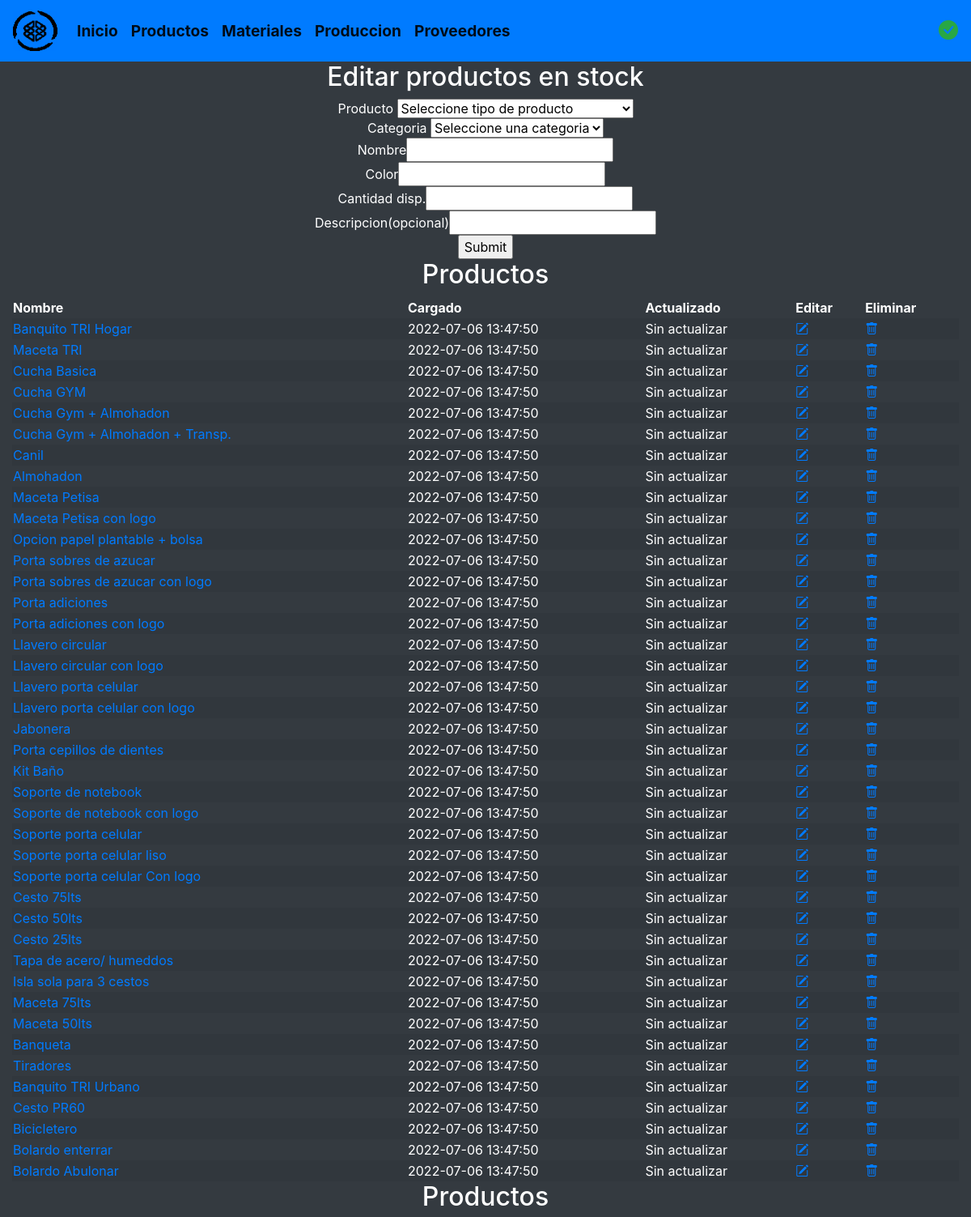
Page /verproducto.php?idproducto=1 (upper part) on the committed database.
### tables this page shows
create table productos(
	id_producto int unsigned auto_increment primary key,
	id_tipo_procesado int unsigned,
	id_categoria int unsigned,
	nomproducto varchar(150) not null,
	creada_el TIMESTAMP DEFAULT CURRENT_TIMESTAMP,
  	actualizada_el TIMESTAMP DEFAULT CURRENT_TIMESTAMP,
	foreign key (id_tipo_procesado) references produccion(id_tipo_procesado),
	foreign key (id_categoria) references categoria(id_categoria)
);

### verproducto.php (the view, shortened to what this page needs)
<!DOCTYPE html>
<html lang="es">
	<?php include "modulos/head.php" ?>
	<body class="bg-dark text-white">
		<?php include "modulos/navheader.php" ?>
			<article class="col">
				<center>
					<?php
						if($_GET) {
					    $id=$_GET['idstock'];
					    $sql_unico='SELECT * FROM productosalmacen WHERE id_stock=?';
					    $gsent_unico = $cnn->prepare($sql_unico);
					    $gsent_unico->execute(array($id));
					    $resultado_unico = $gsent_unico->fetch();
						}
					?>
					<?php if ($_GET): ?>
					<h2>Editar productos en stock</h2>
					<form method="GET" action="editarproducto.php">
						<fieldset>
							Producto
							<select name="a" value="<?php echo $resultado_unico['id_producto']; ?>">
								<option selected hidden disabled> Seleccione tipo de producto</option>
								<?php
									$sql_leer='SELECT * FROM productos';
									$gsent = $cnn->prepare($sql_leer);
									$gsent->execute();
									$resultados = $gsent->fetchAll();
								?>
							</select>
						</fieldset>
						<fieldset>
							Categoria
							<select name="b" value="<?php echo $resultado_unico['id_categoria']; ?>">
								<option selected hidden value="<?php echo $resultado_unico['id_categoria']; ?>" > Seleccione una categoria</option>
							</select>
						</fieldset>
						<fieldset>
							Nombre<input type="text" name="name" value="<?php echo $resultado_unico['nombre']?>">
						</fieldset>
						<fieldset>
							Color<input type="text" name="color" value="<?php echo $resultado_unico['color']?>">
						</fieldset>
						<fieldset>
							Cantidad disp.<input type="number" name="stock" value="<?php echo $resultado_unico['stock_disponible']?>">
						</fieldset>
						<fieldset>
							Descripcion(opcional)<input type="text" name="descripcion" value="<?php echo $resultado_unico['descripcion']?>">
						</fieldset>
						<fieldset>
							<input type="submit">
						</fieldset>
					</form>
					<?php endif; ?>
				</center>
				<center><h2>Productos</h2></center>
				<table class="col table-striped">
					<thead>
						<tr>
							<th>Nombre</th>
							<th>Cargado</th>
							<th>Actualizado</th>
							<th>Editar</th>
							<th>Eliminar</th>
						</tr>
					</thead>
					<tbody>
						<?php
							include "db/conexion.php";
							$leer_sql='SELECT * FROM productos';
							$gsent = $cnn->prepare($leer_sql);
							$gsent->execute();
							$resultadotes = $gsent->fetchAll();
						    foreach ($resultadotes as $datote):
						?>
						<tr>
							<td><a href="verprecioproducto.php?id=<?php echo $datote['id_producto']; ?>"><?php echo $datote['nomproducto']; ?></a></td>
						    <td><?php echo $datote['creada_el']; ?></td>
						    <td>
						    	<?php
						    		if($datote['creada_el']==$datote['actualizada_el'])
						    			{echo 'Sin actualizar';}
						    		else
						    			{echo $datote['actualizada_el'];}
						    	?>
						    </td>
							<td><a href="verproducto.php?idproducto=<?php echo $datote['id_producto']; ?>"><i class="bi bi-pencil-square"></i></a></td>
						    <td><a href="eliminarproducto.php?id=<?php echo $datote['id_producto']; ?>" onclick="return confirmar()"><i class="bi bi-trash"></i></a></td>
						</tr>
						<?php endforeach; ?>
					</tbody>
				</table>
			</article>
			<article class="col">
				<center>
					<h2>Productos</h2>
				</center>
			</article>
		</main>
	</body>
</html>

### modulos/head.php (shortened to what this page needs)
<head>
	<link rel="stylesheet" href="https://cdnjs.cloudflare.com/ajax/libs/bootstrap-icons/1.8.1/font/bootstrap-icons.min.css" />
   	<link rel="stylesheet" href="https://cdn.jsdelivr.net/npm/bootstrap@4.6.1/dist/css/bootstrap.min.css">
   	<link rel="stylesheet" href="https://cdn.jsdelivr.net/npm/bootstrap-icons@1.3.0/font/bootstrap-icons.css">
   	<link rel="stylesheet" href="styles/styles.css" type="text/css">
</head>

### modulos/navheader.php (shortened to what this page needs)
<main>
	<header>
		<nav class="navbar navbar-expand-lg navbar-light bg-primary">
			<a class="navbar-brand">
				<img src="img/logo.jpg" width="55" height="50" class="d-inline-block align-top rounded-lg" alt="">
			</a>
			<div class="collapse navbar-collapse" id="navbarNav">
				<ul class="navbar-nav">
					<li class="nav-item active">
						<a class="tittle nav-link" href="index.php">Inicio</a>
					</li>
					<li class="nav-item active">
						<a class="tittle nav-link" href="productos.php">Productos</a>
					</li>
					<li class="nav-item active">
						<a class="tittle nav-link" href="materiales.php">Materiales</a>
					</li>
					<li class="nav-item active">
						<a class="tittle nav-link" href="produccion.php">Produccion</a>
					</li>
					<li class="nav-item active">
						<a class="tittle nav-link" href="proveedores.php">Proveedores</a>
					</li>
				</ul>
			</div>
			<div class="d-flex d-row-reverse">
				<?php
					$cfsa=0;
				?>
				<?php
					if($cfsa==0):
				?>
				<i class="text-success navalerticon bi bi-check-circle-fill"></i>
				<?php endif; ?>
			</div>
		</nav>
	</header>

### styles/styles.css (style rules this page uses)
.tittle { font-size:1.2rem; font-weight: bold; }
.navalerticon { font-size:1.5rem; }

### rows in the picture
productos: nomproducto "Banquito TRI Hogar", creada_el "2022-07-06 13:47:50", shows "Sin actualizar"
productos: nomproducto "Maceta TRI", creada_el "2022-07-06 13:47:50", shows "Sin actualizar"
productos: nomproducto "Cucha Basica", creada_el "2022-07-06 13:47:50", shows "Sin actualizar"
productos: nomproducto "Cucha GYM", creada_el "2022-07-06 13:47:50", shows "Sin actualizar"
productos: nomproducto "Cucha Gym + Almohadon", creada_el "2022-07-06 13:47:50", shows "Sin actualizar"
productos: nomproducto "Cucha Gym + Almohadon + Transp.", creada_el "2022-07-06 13:47:50", shows "Sin actualizar"
productos: nomproducto "Canil", creada_el "2022-07-06 13:47:50", shows "Sin actualizar"
productos: nomproducto "Almohadon", creada_el "2022-07-06 13:47:50", shows "Sin actualizar"
productos: nomproducto "Maceta Petisa", creada_el "2022-07-06 13:47:50", shows "Sin actualizar"
productos: nomproducto "Maceta Petisa con logo", creada_el "2022-07-06 13:47:50", shows "Sin actualizar"
productos: nomproducto "Opcion papel plantable + bolsa", creada_el "2022-07-06 13:47:50", shows "Sin actualizar"
productos: nomproducto "Porta sobres de azucar", creada_el "2022-07-06 13:47:50", shows "Sin actualizar"
productos: nomproducto "Porta sobres de azucar con logo", creada_el "2022-07-06 13:47:50", shows "Sin actualizar"
productos: nomproducto "Porta adiciones", creada_el "2022-07-06 13:47:50", shows "Sin actualizar"
productos: nomproducto "Porta adiciones con logo", creada_el "2022-07-06 13:47:50", shows "Sin actualizar"
productos: nomproducto "Llavero circular", creada_el "2022-07-06 13:47:50", shows "Sin actualizar"
productos: nomproducto "Llavero circular con logo", creada_el "2022-07-06 13:47:50", shows "Sin actualizar"
productos: nomproducto "Llavero porta celular", creada_el "2022-07-06 13:47:50", shows "Sin actualizar"
productos: nomproducto "Llavero porta celular con logo", creada_el "2022-07-06 13:47:50", shows "Sin actualizar"
productos: nomproducto "Jabonera", creada_el "2022-07-06 13:47:50", shows "Sin actualizar"
productos: nomproducto "Porta cepillos de dientes", creada_el "2022-07-06 13:47:50", shows "Sin actualizar"
productos: nomproducto "Kit Baño", creada_el "2022-07-06 13:47:50", shows "Sin actualizar"
productos: nomproducto "Soporte de notebook", creada_el "2022-07-06 13:47:50", shows "Sin actualizar"
productos: nomproducto "Soporte de notebook con logo", creada_el "2022-07-06 13:47:50", shows "Sin actualizar"
productos: nomproducto "Soporte porta celular", creada_el "2022-07-06 13:47:50", shows "Sin actualizar"
productos: nomproducto "Soporte porta celular liso", creada_el "2022-07-06 13:47:50", shows "Sin actualizar"
productos: nomproducto "Soporte porta celular Con logo", creada_el "2022-07-06 13:47:50", shows "Sin actualizar"
productos: nomproducto "Cesto 75lts", creada_el "2022-07-06 13:47:50", shows "Sin actualizar"
productos: nomproducto "Cesto 50lts", creada_el "2022-07-06 13:47:50", shows "Sin actualizar"
productos: nomproducto "Cesto 25lts", creada_el "2022-07-06 13:47:50", shows "Sin actualizar"
productos: nomproducto "Tapa de acero/ humeddos", creada_el "2022-07-06 13:47:50", shows "Sin actualizar"
productos: nomproducto "Isla sola para 3 cestos", creada_el "2022-07-06 13:47:50", shows "Sin actualizar"
productos: nomproducto "Maceta 75lts", creada_el "2022-07-06 13:47:50", shows "Sin actualizar"
productos: nomproducto "Maceta 50lts", creada_el "2022-07-06 13:47:50", shows "Sin actualizar"
productos: nomproducto "Banqueta", creada_el "2022-07-06 13:47:50", shows "Sin actualizar"
productos: nomproducto "Tiradores", creada_el "2022-07-06 13:47:50", shows "Sin actualizar"
productos: nomproducto "Banquito TRI Urbano", creada_el "2022-07-06 13:47:50", shows "Sin actualizar"
productos: nomproducto "Cesto PR60", creada_el "2022-07-06 13:47:50", shows "Sin actualizar"
productos: nomproducto "Bicicletero", creada_el "2022-07-06 13:47:50", shows "Sin actualizar"
productos: nomproducto "Bolardo enterrar", creada_el "2022-07-06 13:47:50", shows "Sin actualizar"
productos: nomproducto "Bolardo Abulonar", creada_el "2022-07-06 13:47:50", shows "Sin actualizar"
